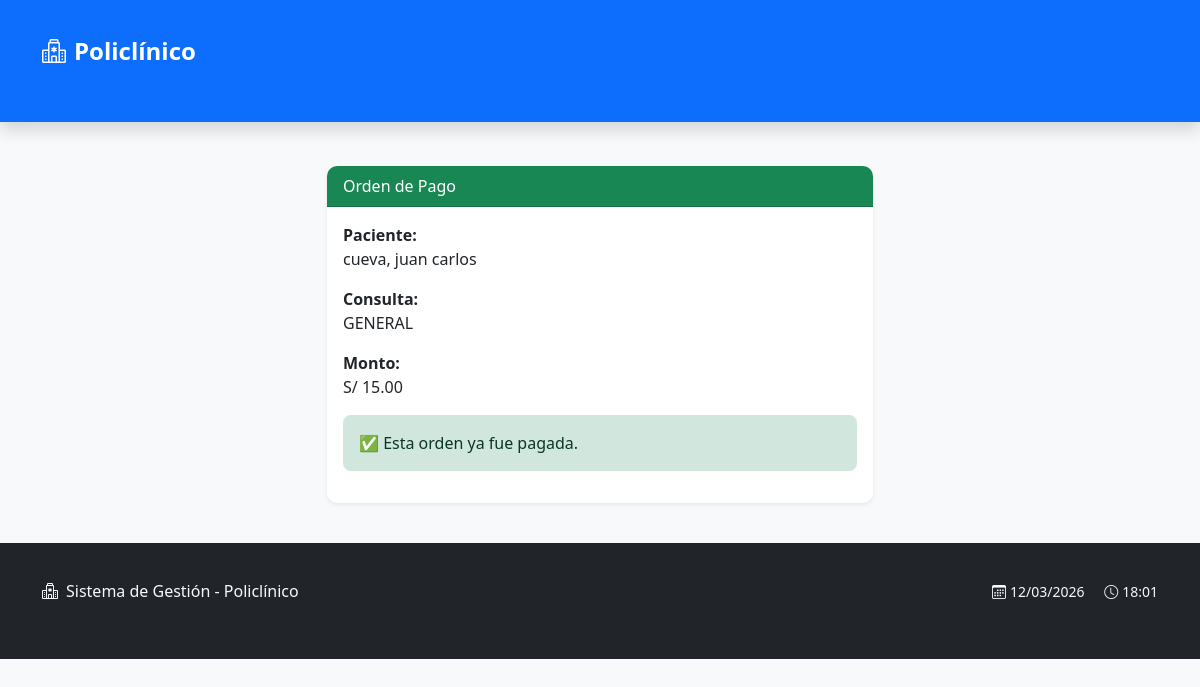
The app's page /pagos/orden/1/ with its own data.
### pagos/models.py (models this page shows, shortened)
class OrdenPago(models.Model):
    class EstadoPago(models.TextChoices):
        PENDIENTE = 'PENDIENTE', 'Pendiente'
        PAGADO = 'PAGADO', 'Pagado'
    class MetodoPago(models.TextChoices):
        EFECTIVO = 'EFECTIVO', 'Efectivo'
        YAPE = 'YAPE', 'Yape'
        PLIN = 'PLIN', 'Plin'
    consulta = models.OneToOneField(
        Consulta,
        on_delete=models.PROTECT,
        related_name='orden_pago'
    )
    monto = models.DecimalField(
        max_digits=8,
        decimal_places=2
    )
    estado = models.CharField(
        max_length=20,
        choices=EstadoPago.choices,
        default=EstadoPago.PENDIENTE
    )
    metodo_pago = models.CharField(
        max_length=20,
        choices=MetodoPago.choices,
        null=True,
        blank=True
    )
    fecha_pago = models.DateTimeField(
        null=True,
        blank=True
    )
    created_at = models.DateTimeField(auto_now_add=True)

### consultas/models.py (models this page shows, shortened)
class Consulta(models.Model):
    class EstadoConsulta(models.TextChoices):
        REGISTRADA = 'REGISTRADA', 'Registrada'
        PAGADA = 'PAGADA', 'Pagada'
        TRIAJE_PENDIENTE = 'TRIAJE_PENDIENTE', 'Triaje pendiente'
        EN_TRIAGE = 'EN_TRIAGE', 'En triaje'
        TRIAJE_COMPLETO = 'TRIAJE_COMPLETO', 'Triaje completo'
        ATENDIDA = 'ATENDIDA', 'Atendida'
    paciente = models.ForeignKey(
        'pacientes.Paciente',
        on_delete=models.PROTECT,
        related_name='consultas'
    )
    tarifa = models.ForeignKey(
        TarifaConsulta,
        on_delete=models.PROTECT
    )
    tipo_consulta = models.CharField(
        max_length=20
    )
    especialidad = models.CharField(
        max_length=20,
        null=True,
        blank=True
    )
    precio = models.DecimalField(
        max_digits=8,
        decimal_places=2
    )
    doctor = models.ForeignKey(
        Doctor,
        on_delete=models.SET_NULL,
        null=True,
        blank=True,
        verbose_name='Médico asignado',
        help_text='Seleccione el médico que atenderá la consulta'
    )
    estado = models.CharField(
        max_length=20,
        choices=EstadoConsulta.choices,
        default=EstadoConsulta.REGISTRADA
    )
    fecha = models.DateTimeField(auto_now_add=True)
    diagnostico = models.TextField(
        blank=True,
        null=True,
        verbose_name='Diagnóstico',
        help_text='Diagnóstico principal de la consulta'
    )
    observaciones = models.TextField(
        blank=True,
        null=True,
        verbose_name='Observaciones',
        help_text='Observaciones y hallazgos del examen físico'
    )
    tratamiento = models.TextField(
        blank=True,
        null=True,
        verbose_name='Tratamiento',
        help_text='Plan de tratamiento indicado'
    )
    fecha_atencion = models.DateTimeField(
        blank=True,
        null=True,
        verbose_name='Fecha de atención',
        help_text='Fecha y hora en que se atendió la consulta'
    )
    es_lectura_resultados = models.BooleanField(
        default=False,
        verbose_name='Es lectura de resultados',
        help_text='Consulta solo para lectura de resultados de exámenes'
    )
    class Meta:
        verbose_name = 'Consulta'
        verbose_name_plural = 'Consultas'
        ordering = ['-fecha']

### pacientes/models.py (models this page shows, shortened)
class Paciente(models.Model):
    dni = models.CharField(max_length=8, unique=True)
    nombres = models.CharField(max_length=100)
    apellidos = models.CharField(max_length=100)
    fecha_nacimiento = models.DateField()
    telefono = models.CharField(max_length=15, blank=True)
    direccion = models.CharField(max_length=200, blank=True)
    creado_en = models.DateTimeField(auto_now_add=True)
    activo = models.BooleanField(default=True, verbose_name='¿Activo?',help_text='Indica si el paciente está activo en el sistema')
    def __str__(self):
        return f"{self.apellidos}, {self.nombres}"

### pagos/views.py (the view, shortened to what this page needs)
# urls.py: path('orden/<int:orden_id>/', detalle_orden_pago, name='detalle_orden_pago'),
def detalle_orden_pago(request, orden_id):
    orden = get_object_or_404(OrdenPago, id=orden_id)
    if orden.estado == OrdenPago.EstadoPago.PAGADO:
        return render(request, 'pagos/detalle_orden_pago.html', {
            'orden': orden,
            'pagada': True
        })

### config/context_processors.py (called while the page is built, shortened)
def grupos_usuario(request):
    return {}

### pagos/templates/pagos/detalle_orden_pago.html (shortened to what this page needs)
{% extends "base.html" %}
{% block content %}
<div class="row justify-content-center">
    <div class="col-md-6">
        <div class="card shadow-sm">
            <div class="card-header bg-success text-white">
                Orden de Pago
            </div>
            <div class="card-body">
                <p>
                    <strong>Paciente:</strong><br>
                    {{ orden.consulta.paciente }}
                </p>
                <p>
                    <strong>Consulta:</strong><br>
                    {{ orden.consulta.tipo_consulta }}
                </p>
                <p>
                    <strong>Monto:</strong><br>
                    S/ {{ orden.monto }}
                </p>
                {% if pagada %}
                    <div class="alert alert-success">
                        ✅ Esta orden ya fue pagada.
                    </div>
                {% endif %}
            </div>
        </div>
    </div>
</div>
{% endblock %}

### static/css/styles.css (style rules this page uses)
body { font-family: 'Segoe UI', Tahoma, Geneva, Verdana, sans-serif; background-color: #f8f9fa; }
.card { box-shadow: 0 2px 10px rgba(0,0,0,0.1); border: none; border-radius: 10px; }
.card-header { border-radius: 10px 10px 0 0 !important; }
.alert { border-radius: 8px; border: none; }

### records on screen
OrdenPago: consulta.paciente "cueva, juan carlos", consulta.tipo_consulta "GENERAL", monto "15.00"
